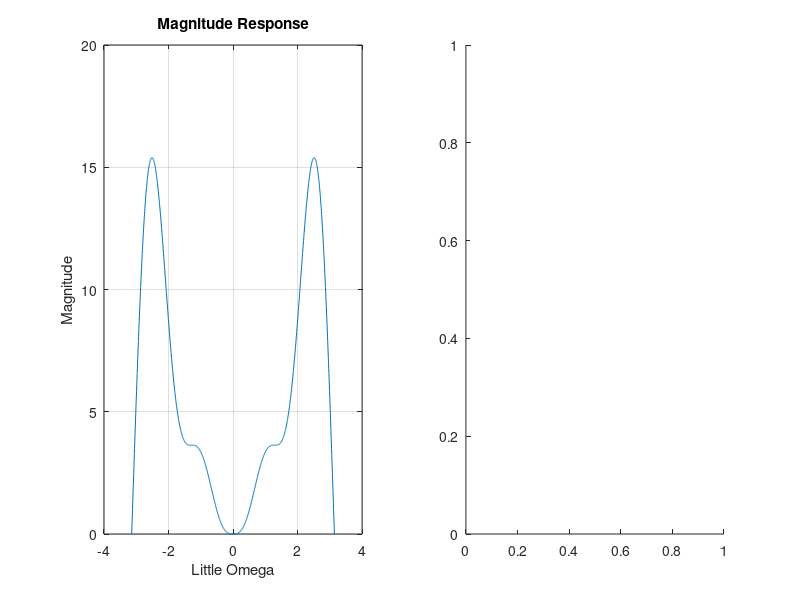

MATLAB code to generate this figure: (Note: this script raises an error after producing the figure.)
% h[n] = 1, -2, 3, -4, 0, 4, -3, 2, -1.
h = [1 -2 3 -4 0 4 -3 2 -1];
w = linspace(-pi,pi,1000);
z = exp(1j*w);
Hw = 1-2*z.^(-1) +3*z.^(-2)-4*z.^(-3)+4*z.^(-5)-3*z.^(-6)+2*z.^(-7)-z.^(-8);
% using DTFT plot
figure(1);
subplot(1,2,1);
plot(w,abs(Hw));
xlabel('Little Omega');
ylabel('Magnitude');
title('Magnitude Response');
grid on;
subplot(1,2,2);
plot(w,phase(Hw));
xlabel('Little Omega');
ylabel('Phase');
title('Phase Response');
grid on;


% using freqz function
b = [1 -2 3 -4 0 4 -3 2 -1];
a = [1 0];
N = 1000;
[hh,ff] = freqz(b,a,N);
figure(2);
subplot(1,2,1);
plot(ff,abs(hh));
xlabel('Little Omega');
ylabel('Magnitude');
title('Magnitude Response');
grid on;
subplot(1,2,2);
plot(ff,phase(hh));
xlabel('Little Omega');
ylabel('Phase');
title('Phase Response');
grid on;

